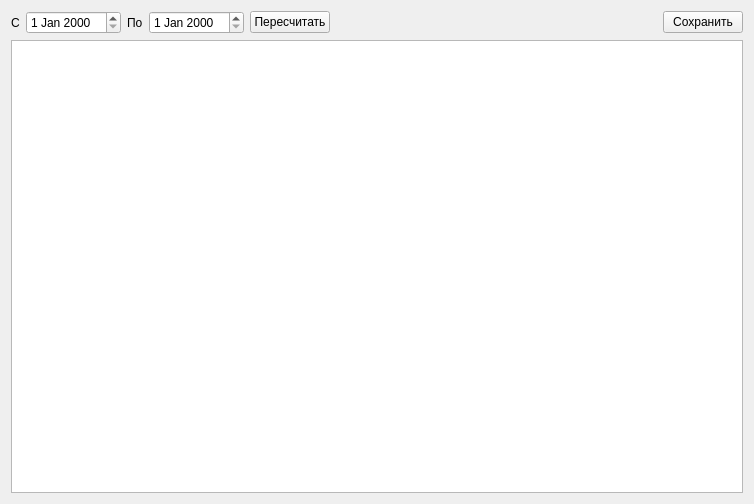
<?xml version="1.0" encoding="UTF-8"?>
<ui version="4.0">
 <class>FormReport</class>
 <widget class="QWidget" name="FormReport">
  <property name="geometry">
   <rect>
    <x>0</x>
    <y>0</y>
    <width>754</width>
    <height>504</height>
   </rect>
  </property>
  <property name="windowTitle">
   <string>Form</string>
  </property>
  <layout class="QVBoxLayout" name="verticalLayout">
   <item>
    <layout class="QHBoxLayout" name="horizontalLayout">
     <item>
      <widget class="QLabel" name="label">
       <property name="text">
        <string>С</string>
       </property>
      </widget>
     </item>
     <item>
      <widget class="DateEdit" name="dateEditBeg"/>
     </item>
     <item>
      <widget class="QLabel" name="label_2">
       <property name="text">
        <string>По</string>
       </property>
      </widget>
     </item>
     <item>
      <widget class="DateEdit" name="dateEditEnd"/>
     </item>
     <item>
      <widget class="QPushButton" name="cmdCalc">
       <property name="text">
        <string>Пересчитать</string>
       </property>
      </widget>
     </item>
     <item>
      <spacer name="horizontalSpacer">
       <property name="orientation">
        <enum>Qt::Horizontal</enum>
       </property>
       <property name="sizeHint" stdset="0">
        <size>
         <width>40</width>
         <height>20</height>
        </size>
       </property>
      </spacer>
     </item>
     <item>
      <widget class="QPushButton" name="cmdSave">
       <property name="text">
        <string>Сохранить</string>
       </property>
      </widget>
     </item>
    </layout>
   </item>
   <item>
    <widget class="TableView" name="tableViewRep">
     <property name="editTriggers">
      <set>QAbstractItemView::NoEditTriggers</set>
     </property>
    </widget>
   </item>
  </layout>
 </widget>
 <customwidgets>
  <customwidget>
   <class>DateEdit</class>
   <extends>QDateEdit</extends>
   <header>db/dbviewer.h</header>
  </customwidget>
  <customwidget>
   <class>TableView</class>
   <extends>QTableView</extends>
   <header>tableview.h</header>
  </customwidget>
 </customwidgets>
 <resources/>
 <connections/>
</ui>
